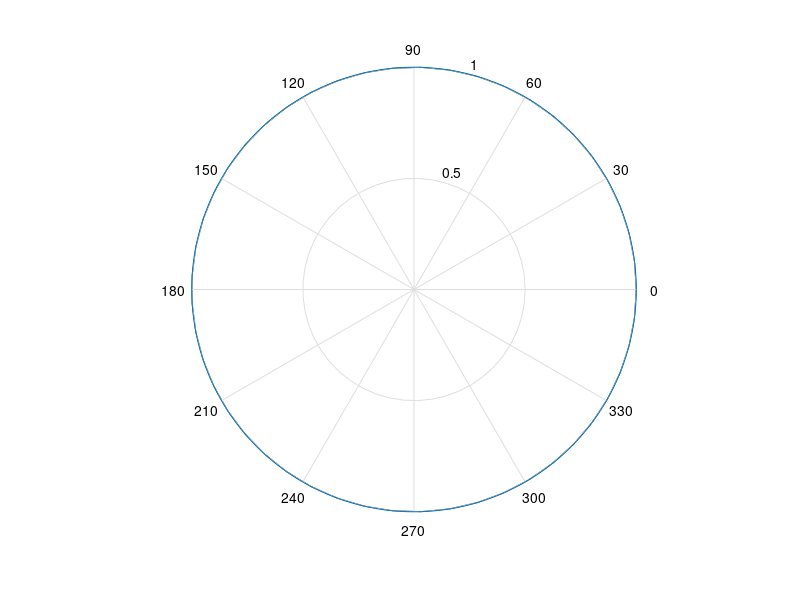
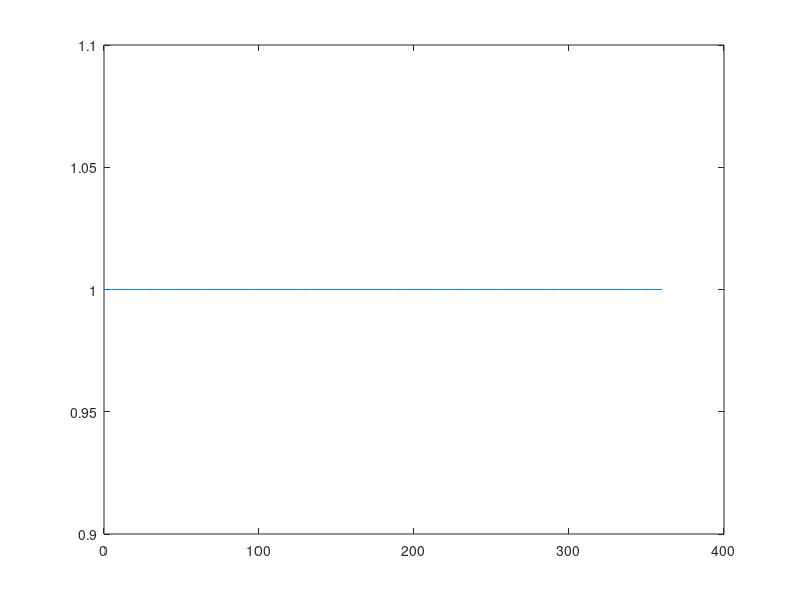

Recreate these plots in MATLAB, in order.
% =============================================
%
%  Written by Robin Janssens (robin@robinjanssens.net)
%
% =============================================

angles=0:360
theta=angles*pi/180
F=ones(1,length(theta)); %sin(theta);

figure; polar(theta,F)
figure; plot(angles,F)
